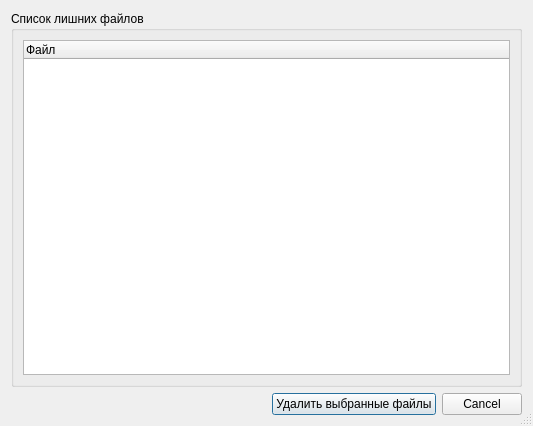
<?xml version="1.0" encoding="UTF-8"?>
<ui version="4.0">
 <class>deleteOtherFiles</class>
 <widget class="QDialog" name="deleteOtherFiles">
  <property name="geometry">
   <rect>
    <x>0</x>
    <y>0</y>
    <width>533</width>
    <height>426</height>
   </rect>
  </property>
  <property name="windowTitle">
   <string>Удалить лишние файлы</string>
  </property>
  <property name="windowIcon">
   <iconset resource="pictures.qrc">
    <normaloff>:/myresources/IMG/delete82.png</normaloff>:/myresources/IMG/delete82.png</iconset>
  </property>
  <property name="sizeGripEnabled">
   <bool>true</bool>
  </property>
  <property name="modal">
   <bool>true</bool>
  </property>
  <layout class="QGridLayout" name="gridLayout_2">
   <item row="0" column="0">
    <widget class="QGroupBox" name="filesTreeBox">
     <property name="title">
      <string>Список лишних файлов</string>
     </property>
     <layout class="QGridLayout" name="gridLayout">
      <item row="0" column="0">
       <widget class="QTreeWidget" name="filesTree">
        <property name="rootIsDecorated">
         <bool>false</bool>
        </property>
        <column>
         <property name="text">
          <string>Файл</string>
         </property>
        </column>
       </widget>
      </item>
     </layout>
    </widget>
   </item>
   <item row="1" column="0">
    <layout class="QHBoxLayout" name="horizontalLayout">
     <item>
      <spacer name="horizontalSpacer">
       <property name="orientation">
        <enum>Qt::Horizontal</enum>
       </property>
       <property name="sizeHint" stdset="0">
        <size>
         <width>40</width>
         <height>20</height>
        </size>
       </property>
      </spacer>
     </item>
     <item>
      <widget class="QPushButton" name="deleteFiles">
       <property name="text">
        <string>Удалить выбранные файлы</string>
       </property>
      </widget>
     </item>
     <item>
      <widget class="QDialogButtonBox" name="cancel">
       <property name="sizePolicy">
        <sizepolicy hsizetype="Maximum" vsizetype="Fixed">
         <horstretch>0</horstretch>
         <verstretch>0</verstretch>
        </sizepolicy>
       </property>
       <property name="orientation">
        <enum>Qt::Horizontal</enum>
       </property>
       <property name="standardButtons">
        <set>QDialogButtonBox::Cancel</set>
       </property>
      </widget>
     </item>
    </layout>
   </item>
  </layout>
 </widget>
 <resources>
  <include location="pictures.qrc"/>
 </resources>
 <connections>
  <connection>
   <sender>cancel</sender>
   <signal>accepted()</signal>
   <receiver>deleteOtherFiles</receiver>
   <slot>accept()</slot>
   <hints>
    <hint type="sourcelabel">
     <x>248</x>
     <y>254</y>
    </hint>
    <hint type="destinationlabel">
     <x>157</x>
     <y>274</y>
    </hint>
   </hints>
  </connection>
  <connection>
   <sender>cancel</sender>
   <signal>rejected()</signal>
   <receiver>deleteOtherFiles</receiver>
   <slot>reject()</slot>
   <hints>
    <hint type="sourcelabel">
     <x>316</x>
     <y>260</y>
    </hint>
    <hint type="destinationlabel">
     <x>286</x>
     <y>274</y>
    </hint>
   </hints>
  </connection>
 </connections>
</ui>
